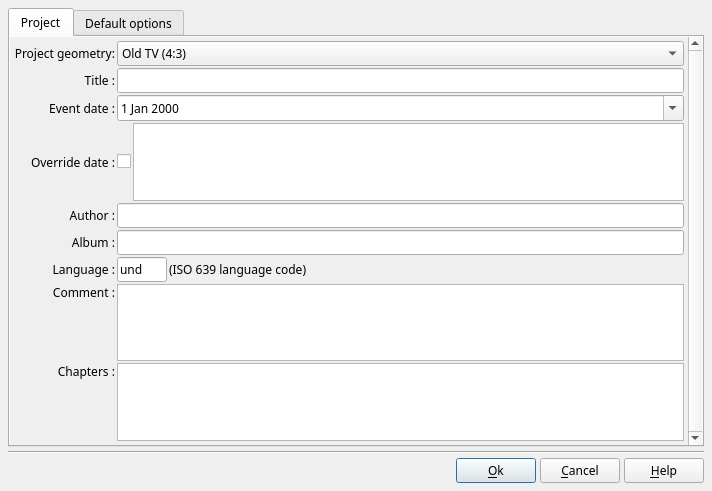
<?xml version="1.0" encoding="UTF-8"?>
<ui version="4.0">
 <class>DlgffDPjrProperties</class>
 <widget class="QDialog" name="DlgffDPjrProperties">
  <property name="geometry">
   <rect>
    <x>0</x>
    <y>0</y>
    <width>712</width>
    <height>491</height>
   </rect>
  </property>
  <property name="font">
   <font>
    <family>Sans Serif</family>
    <pointsize>9</pointsize>
   </font>
  </property>
  <property name="windowTitle">
   <string>Project properties</string>
  </property>
  <layout class="QVBoxLayout" name="verticalLayout">
   <property name="spacing">
    <number>4</number>
   </property>
   <property name="leftMargin">
    <number>8</number>
   </property>
   <property name="topMargin">
    <number>8</number>
   </property>
   <property name="rightMargin">
    <number>8</number>
   </property>
   <property name="bottomMargin">
    <number>8</number>
   </property>
   <item>
    <widget class="QTabWidget" name="tabWidget">
     <property name="minimumSize">
      <size>
       <width>400</width>
       <height>300</height>
      </size>
     </property>
     <property name="currentIndex">
      <number>0</number>
     </property>
     <widget class="QWidget" name="TabProject">
      <attribute name="title">
       <string>Project</string>
      </attribute>
      <layout class="QVBoxLayout" name="verticalLayout_2">
       <property name="spacing">
        <number>0</number>
       </property>
       <property name="leftMargin">
        <number>0</number>
       </property>
       <property name="topMargin">
        <number>0</number>
       </property>
       <property name="rightMargin">
        <number>0</number>
       </property>
       <property name="bottomMargin">
        <number>0</number>
       </property>
       <item>
        <widget class="QScrollArea" name="scrollArea">
         <property name="frameShape">
          <enum>QFrame::NoFrame</enum>
         </property>
         <property name="verticalScrollBarPolicy">
          <enum>Qt::ScrollBarAlwaysOn</enum>
         </property>
         <property name="widgetResizable">
          <bool>true</bool>
         </property>
         <widget class="QWidget" name="scrollAreaWidgetContents">
          <property name="geometry">
           <rect>
            <x>0</x>
            <y>0</y>
            <width>679</width>
            <height>413</height>
           </rect>
          </property>
          <layout class="QGridLayout" name="gridLayout_2">
           <property name="leftMargin">
            <number>4</number>
           </property>
           <property name="topMargin">
            <number>4</number>
           </property>
           <property name="rightMargin">
            <number>4</number>
           </property>
           <property name="bottomMargin">
            <number>4</number>
           </property>
           <property name="spacing">
            <number>2</number>
           </property>
           <item row="11" column="0">
            <widget class="QLabel" name="label_8">
             <property name="text">
              <string>Chapters :</string>
             </property>
             <property name="alignment">
              <set>Qt::AlignRight|Qt::AlignTop|Qt::AlignTrailing</set>
             </property>
            </widget>
           </item>
           <item row="1" column="0">
            <widget class="QLabel" name="label">
             <property name="text">
              <string>Title :</string>
             </property>
             <property name="alignment">
              <set>Qt::AlignRight|Qt::AlignTrailing|Qt::AlignVCenter</set>
             </property>
            </widget>
           </item>
           <item row="12" column="0">
            <spacer name="verticalSpacer">
             <property name="orientation">
              <enum>Qt::Vertical</enum>
             </property>
             <property name="sizeHint" stdset="0">
              <size>
               <width>20</width>
               <height>40</height>
              </size>
             </property>
            </spacer>
           </item>
           <item row="0" column="1">
            <widget class="QComboBox" name="GeometryCombo">
             <property name="toolTip">
              <string>This field allows you to select the geometry to be used for the project.
Note: This field is only editable when the dialog box is opened for creating a new project. Subsequently, it is not possible to change this value.</string>
             </property>
             <property name="currentIndex">
              <number>0</number>
             </property>
             <item>
              <property name="text">
               <string>Old TV (4:3)</string>
              </property>
             </item>
             <item>
              <property name="text">
               <string>TV Wide (16:9)</string>
              </property>
             </item>
             <item>
              <property name="text">
               <string>Cinema (2.35:1)</string>
              </property>
             </item>
            </widget>
           </item>
           <item row="10" column="0">
            <widget class="QLabel" name="label_5">
             <property name="text">
              <string>Comment :</string>
             </property>
             <property name="alignment">
              <set>Qt::AlignRight|Qt::AlignTop|Qt::AlignTrailing</set>
             </property>
            </widget>
           </item>
           <item row="7" column="0">
            <widget class="QLabel" name="label_3">
             <property name="text">
              <string>Album :</string>
             </property>
             <property name="alignment">
              <set>Qt::AlignRight|Qt::AlignTrailing|Qt::AlignVCenter</set>
             </property>
            </widget>
           </item>
           <item row="10" column="1">
            <widget class="QPlainTextEdit" name="CommentED">
             <property name="toolTip">
              <string>A free comment which can spread out on several lines.
Remark: numerous indexing systems or jukeboxes will read only the 1st line.</string>
             </property>
             <property name="lineWrapMode">
              <enum>QPlainTextEdit::NoWrap</enum>
             </property>
            </widget>
           </item>
           <item row="9" column="1">
            <layout class="QHBoxLayout" name="horizontalLayout_10">
             <property name="spacing">
              <number>2</number>
             </property>
             <property name="leftMargin">
              <number>0</number>
             </property>
             <property name="topMargin">
              <number>0</number>
             </property>
             <property name="rightMargin">
              <number>0</number>
             </property>
             <property name="bottomMargin">
              <number>0</number>
             </property>
             <item>
              <widget class="QLineEdit" name="LanguageED">
               <property name="sizePolicy">
                <sizepolicy hsizetype="Fixed" vsizetype="Fixed">
                 <horstretch>0</horstretch>
                 <verstretch>0</verstretch>
                </sizepolicy>
               </property>
               <property name="minimumSize">
                <size>
                 <width>50</width>
                 <height>0</height>
                </size>
               </property>
               <property name="maximumSize">
                <size>
                 <width>50</width>
                 <height>16777215</height>
                </size>
               </property>
               <property name="toolTip">
                <string>The language of the audio track (ISO 639 standard – 3 characters).</string>
               </property>
               <property name="text">
                <string>und</string>
               </property>
               <property name="maxLength">
                <number>3</number>
               </property>
              </widget>
             </item>
             <item>
              <widget class="QLabel" name="label_6">
               <property name="text">
                <string>(ISO 639 language code)</string>
               </property>
              </widget>
             </item>
            </layout>
           </item>
           <item row="2" column="0">
            <widget class="QLabel" name="label_14">
             <property name="text">
              <string>Event date :</string>
             </property>
             <property name="alignment">
              <set>Qt::AlignRight|Qt::AlignTrailing|Qt::AlignVCenter</set>
             </property>
            </widget>
           </item>
           <item row="7" column="1">
            <widget class="QLineEdit" name="AlbumED">
             <property name="toolTip">
              <string>The album of the project (If the id3v2 compatibility option is set in option dialog, this fields is limited to 30 characters).</string>
             </property>
             <property name="maxLength">
              <number>200</number>
             </property>
            </widget>
           </item>
           <item row="6" column="0">
            <widget class="QLabel" name="label_2">
             <property name="text">
              <string>Author :</string>
             </property>
             <property name="alignment">
              <set>Qt::AlignRight|Qt::AlignTrailing|Qt::AlignVCenter</set>
             </property>
            </widget>
           </item>
           <item row="1" column="1">
            <widget class="QLineEdit" name="TitleED">
             <property name="toolTip">
              <string>The title of the project (If the id3v2 compatibility option is set in option dialog, this fields is limited to 30 characters).</string>
             </property>
             <property name="maxLength">
              <number>200</number>
             </property>
            </widget>
           </item>
           <item row="11" column="1">
            <widget class="QTableWidget" name="ChapterTable">
             <property name="toolTip">
              <string>Chapters defined in the project are listed for consultation. To modify chapters use modify slide dialog.

The following fields appear:
-#: The chapter number
-Slide: Slide number in wich chapter is defined
-Title: Chapter title
-Start: Chapter start position
-End: Chapter end position
-Duration: Chapter duration

Remark: Video formats do not support all the chapters in the same way.</string>
             </property>
            </widget>
           </item>
           <item row="4" column="0">
            <widget class="QLabel" name="label_12">
             <property name="text">
              <string>Override date :</string>
             </property>
             <property name="alignment">
              <set>Qt::AlignRight|Qt::AlignTrailing|Qt::AlignVCenter</set>
             </property>
            </widget>
           </item>
           <item row="9" column="0">
            <widget class="QLabel" name="label_7">
             <property name="text">
              <string>Language :</string>
             </property>
             <property name="alignment">
              <set>Qt::AlignRight|Qt::AlignTrailing|Qt::AlignVCenter</set>
             </property>
            </widget>
           </item>
           <item row="6" column="1">
            <widget class="QLineEdit" name="AuthorED">
             <property name="toolTip">
              <string>The name of the author of the project (If the id3v2 compatibility option is set in option dialog, this fields is limited to 30 characters).
Remark: This field is often shown by indexing system and jukeboxes under the term Artist.</string>
             </property>
             <property name="maxLength">
              <number>200</number>
             </property>
            </widget>
           </item>
           <item row="0" column="0">
            <widget class="QLabel" name="label_18">
             <property name="text">
              <string>Project geometry:</string>
             </property>
             <property name="alignment">
              <set>Qt::AlignRight|Qt::AlignTrailing|Qt::AlignVCenter</set>
             </property>
             <property name="buddy">
              <cstring>GeometryCombo</cstring>
             </property>
            </widget>
           </item>
           <item row="2" column="1">
            <widget class="QDateEdit" name="DateEdit">
             <property name="toolTip">
              <string>The date of the event of the project</string>
             </property>
             <property name="calendarPopup">
              <bool>true</bool>
             </property>
            </widget>
           </item>
           <item row="4" column="1">
            <layout class="QHBoxLayout" name="horizontalLayout_5">
             <property name="spacing">
              <number>2</number>
             </property>
             <item>
              <widget class="QCheckBox" name="OverrideDateCB">
               <property name="toolTip">
                <string>Check this box to override the date and offer you to enter the date as a free text</string>
               </property>
               <property name="text">
                <string/>
               </property>
              </widget>
             </item>
             <item>
              <widget class="QPlainTextEdit" name="DateED">
               <property name="toolTip">
                <string>Enter here the date of the event of the project as a free text</string>
               </property>
              </widget>
             </item>
            </layout>
           </item>
          </layout>
         </widget>
        </widget>
       </item>
      </layout>
     </widget>
     <widget class="QWidget" name="TabOption">
      <attribute name="title">
       <string>Default options</string>
      </attribute>
      <layout class="QVBoxLayout" name="verticalLayout_3">
       <property name="spacing">
        <number>0</number>
       </property>
       <property name="leftMargin">
        <number>0</number>
       </property>
       <property name="topMargin">
        <number>0</number>
       </property>
       <property name="rightMargin">
        <number>0</number>
       </property>
       <property name="bottomMargin">
        <number>0</number>
       </property>
       <item>
        <widget class="QScrollArea" name="scrollArea_2">
         <property name="frameShape">
          <enum>QFrame::NoFrame</enum>
         </property>
         <property name="verticalScrollBarPolicy">
          <enum>Qt::ScrollBarAlwaysOn</enum>
         </property>
         <property name="widgetResizable">
          <bool>true</bool>
         </property>
         <widget class="QWidget" name="scrollAreaWidgetContents_2">
          <property name="geometry">
           <rect>
            <x>0</x>
            <y>0</y>
            <width>466</width>
            <height>226</height>
           </rect>
          </property>
          <layout class="QGridLayout" name="gridLayout">
           <property name="leftMargin">
            <number>4</number>
           </property>
           <property name="topMargin">
            <number>4</number>
           </property>
           <property name="rightMargin">
            <number>4</number>
           </property>
           <property name="bottomMargin">
            <number>4</number>
           </property>
           <property name="spacing">
            <number>2</number>
           </property>
           <item row="7" column="0">
            <spacer name="verticalSpacer_2">
             <property name="orientation">
              <enum>Qt::Vertical</enum>
             </property>
             <property name="sizeHint" stdset="0">
              <size>
               <width>20</width>
               <height>40</height>
              </size>
             </property>
            </spacer>
           </item>
           <item row="0" column="0" colspan="2">
            <widget class="QLabel" name="label_44">
             <property name="font">
              <font>
               <weight>75</weight>
               <bold>true</bold>
               <underline>true</underline>
              </font>
             </property>
             <property name="text">
              <string>Options for speed wave</string>
             </property>
             <property name="alignment">
              <set>Qt::AlignBottom|Qt::AlignLeading|Qt::AlignLeft</set>
             </property>
            </widget>
           </item>
           <item row="2" column="0">
            <widget class="QLabel" name="label_45">
             <property name="text">
              <string>Block animation:</string>
             </property>
             <property name="alignment">
              <set>Qt::AlignRight|Qt::AlignTrailing|Qt::AlignVCenter</set>
             </property>
             <property name="buddy">
              <cstring>TransitionSpeedWaveCB</cstring>
             </property>
            </widget>
           </item>
           <item row="1" column="0">
            <widget class="QLabel" name="label_17">
             <property name="text">
              <string>Transition:</string>
             </property>
             <property name="alignment">
              <set>Qt::AlignRight|Qt::AlignTrailing|Qt::AlignVCenter</set>
             </property>
             <property name="buddy">
              <cstring>TransitionSpeedWaveCB</cstring>
             </property>
            </widget>
           </item>
           <item row="3" column="0">
            <widget class="QLabel" name="label_46">
             <property name="text">
              <string>Image animation:</string>
             </property>
             <property name="alignment">
              <set>Qt::AlignRight|Qt::AlignTrailing|Qt::AlignVCenter</set>
             </property>
             <property name="buddy">
              <cstring>TransitionSpeedWaveCB</cstring>
             </property>
            </widget>
           </item>
           <item row="1" column="1">
            <layout class="QHBoxLayout" name="horizontalLayout_11">
             <property name="spacing">
              <number>2</number>
             </property>
             <item>
              <widget class="cCSpeedWaveComboBox" name="TransitionSpeedWaveCB">
               <property name="toolTip">
                <string>Defined default speed curve for transitions.
This option sets the value of the velocity curves for use whenever the corresponding options are set to &quot;Project Default&quot;.</string>
               </property>
               <property name="currentIndex">
                <number>-1</number>
               </property>
              </widget>
             </item>
             <item>
              <spacer name="horizontalSpacer_8">
               <property name="orientation">
                <enum>Qt::Horizontal</enum>
               </property>
               <property name="sizeHint" stdset="0">
                <size>
                 <width>0</width>
                 <height>20</height>
                </size>
               </property>
              </spacer>
             </item>
            </layout>
           </item>
           <item row="2" column="1">
            <layout class="QHBoxLayout" name="horizontalLayout_12">
             <property name="spacing">
              <number>2</number>
             </property>
             <item>
              <widget class="cCSpeedWaveComboBox" name="BlockSpeedWaveCB">
               <property name="toolTip">
                <string>Defined default speed curve for block animations.
This option sets the value of the velocity curves for use whenever the corresponding options are set to &quot;Project Default&quot;.</string>
               </property>
               <property name="currentIndex">
                <number>-1</number>
               </property>
              </widget>
             </item>
             <item>
              <spacer name="horizontalSpacer_9">
               <property name="orientation">
                <enum>Qt::Horizontal</enum>
               </property>
               <property name="sizeHint" stdset="0">
                <size>
                 <width>0</width>
                 <height>20</height>
                </size>
               </property>
              </spacer>
             </item>
            </layout>
           </item>
           <item row="3" column="1">
            <layout class="QHBoxLayout" name="horizontalLayout_14">
             <property name="spacing">
              <number>2</number>
             </property>
             <item>
              <widget class="cCSpeedWaveComboBox" name="ImageSpeedWaveCB">
               <property name="toolTip">
                <string>Defined default speed curve for image animations.
This option sets the value of the velocity curves for use whenever the corresponding options are set to &quot;Project Default&quot;.</string>
               </property>
               <property name="currentIndex">
                <number>-1</number>
               </property>
              </widget>
             </item>
             <item>
              <spacer name="horizontalSpacer_10">
               <property name="orientation">
                <enum>Qt::Horizontal</enum>
               </property>
               <property name="sizeHint" stdset="0">
                <size>
                 <width>0</width>
                 <height>20</height>
                </size>
               </property>
              </spacer>
             </item>
            </layout>
           </item>
           <item row="5" column="1">
            <layout class="QHBoxLayout" name="horizontalLayout_2">
             <property name="spacing">
              <number>2</number>
             </property>
             <item>
              <widget class="cThumbnailComboBox" name="ThumbCB">
               <property name="sizePolicy">
                <sizepolicy hsizetype="Fixed" vsizetype="Fixed">
                 <horstretch>0</horstretch>
                 <verstretch>0</verstretch>
                </sizepolicy>
               </property>
               <property name="minimumSize">
                <size>
                 <width>100</width>
                 <height>84</height>
                </size>
               </property>
               <property name="toolTip">
                <string>Defines the model use as default thumbnail</string>
               </property>
               <property name="iconSize">
                <size>
                 <width>60</width>
                 <height>100</height>
                </size>
               </property>
              </widget>
             </item>
             <item>
              <widget class="QWidget" name="ThumbButtons" native="true">
               <property name="sizePolicy">
                <sizepolicy hsizetype="Preferred" vsizetype="Fixed">
                 <horstretch>0</horstretch>
                 <verstretch>0</verstretch>
                </sizepolicy>
               </property>
               <property name="minimumSize">
                <size>
                 <width>0</width>
                 <height>56</height>
                </size>
               </property>
               <property name="maximumSize">
                <size>
                 <width>16777215</width>
                 <height>56</height>
                </size>
               </property>
               <property name="font">
                <font>
                 <pointsize>8</pointsize>
                </font>
               </property>
               <property name="styleSheet">
                <string notr="true">QToolButton {
	background-color: transparent;
	border: none; 
    font-size: 9px;
}
QToolButton:hover{ 
    border: 2px solid #8f8f91;
     border-radius: 6px;
     background-color: qlineargradient(x1: 0, y1: 0, x2: 0, y2: 1,
                                       stop: 0 #f6f7fa, stop: 1 #dadbde);
}
QToolButton:pressed {
    border: 2px solid #8f8f91;
     border-radius: 6px;
     background-color: qlineargradient(x1: 0, y1: 0, x2: 0, y2: 1,
                                       stop: 0 #f6f7fa, stop: 1 #dadbde);
 }
</string>
               </property>
               <layout class="QHBoxLayout" name="horizontalLayout_18">
                <property name="spacing">
                 <number>2</number>
                </property>
                <property name="leftMargin">
                 <number>0</number>
                </property>
                <property name="topMargin">
                 <number>0</number>
                </property>
                <property name="rightMargin">
                 <number>0</number>
                </property>
                <property name="bottomMargin">
                 <number>0</number>
                </property>
                <item>
                 <widget class="QToolButton" name="AdminEditThumbBT">
                  <property name="minimumSize">
                   <size>
                    <width>80</width>
                    <height>56</height>
                   </size>
                  </property>
                  <property name="maximumSize">
                   <size>
                    <width>56</width>
                    <height>56</height>
                   </size>
                  </property>
                  <property name="toolTip">
                   <string>Create a new model from this thumbnail or edit custom thumbnail</string>
                  </property>
                  <property name="text">
                   <string>Edit custom
thumbnail</string>
                  </property>
                  <property name="icon">
                   <iconset resource="../../../RSCffDiaporama.qrc">
                    <normaloff>:/img/action_edit.png</normaloff>:/img/action_edit.png</iconset>
                  </property>
                  <property name="iconSize">
                   <size>
                    <width>24</width>
                    <height>24</height>
                   </size>
                  </property>
                  <property name="toolButtonStyle">
                   <enum>Qt::ToolButtonTextUnderIcon</enum>
                  </property>
                 </widget>
                </item>
                <item>
                 <widget class="QToolButton" name="EditThumbBT">
                  <property name="sizePolicy">
                   <sizepolicy hsizetype="Fixed" vsizetype="Fixed">
                    <horstretch>0</horstretch>
                    <verstretch>0</verstretch>
                   </sizepolicy>
                  </property>
                  <property name="minimumSize">
                   <size>
                    <width>80</width>
                    <height>56</height>
                   </size>
                  </property>
                  <property name="maximumSize">
                   <size>
                    <width>56</width>
                    <height>56</height>
                   </size>
                  </property>
                  <property name="toolTip">
                   <string>Customize the thumbnail only for this project (without creating a new thumbnail model)</string>
                  </property>
                  <property name="text">
                   <string>Customize</string>
                  </property>
                  <property name="icon">
                   <iconset resource="../../../RSCffDiaporama.qrc">
                    <normaloff>:/img/action_edit.png</normaloff>:/img/action_edit.png</iconset>
                  </property>
                  <property name="iconSize">
                   <size>
                    <width>24</width>
                    <height>24</height>
                   </size>
                  </property>
                  <property name="toolButtonStyle">
                   <enum>Qt::ToolButtonTextUnderIcon</enum>
                  </property>
                 </widget>
                </item>
                <item>
                 <widget class="QToolButton" name="ExportThumbBT">
                  <property name="sizePolicy">
                   <sizepolicy hsizetype="Fixed" vsizetype="Fixed">
                    <horstretch>0</horstretch>
                    <verstretch>0</verstretch>
                   </sizepolicy>
                  </property>
                  <property name="minimumSize">
                   <size>
                    <width>80</width>
                    <height>56</height>
                   </size>
                  </property>
                  <property name="maximumSize">
                   <size>
                    <width>56</width>
                    <height>56</height>
                   </size>
                  </property>
                  <property name="toolTip">
                   <string>Expor thumbnail to a jpeg file</string>
                  </property>
                  <property name="text">
                   <string>Export
thumbnail</string>
                  </property>
                  <property name="icon">
                   <iconset resource="../../../RSCffDiaporama.qrc">
                    <normaloff>:/img/filesave.png</normaloff>:/img/filesave.png</iconset>
                  </property>
                  <property name="iconSize">
                   <size>
                    <width>24</width>
                    <height>24</height>
                   </size>
                  </property>
                  <property name="toolButtonStyle">
                   <enum>Qt::ToolButtonTextUnderIcon</enum>
                  </property>
                 </widget>
                </item>
                <item>
                 <spacer name="horizontalSpacer_6">
                  <property name="orientation">
                   <enum>Qt::Horizontal</enum>
                  </property>
                  <property name="sizeHint" stdset="0">
                   <size>
                    <width>40</width>
                    <height>20</height>
                   </size>
                  </property>
                 </spacer>
                </item>
               </layout>
              </widget>
             </item>
            </layout>
           </item>
           <item row="5" column="0">
            <widget class="QLabel" name="label_97">
             <property name="text">
              <string>Thumbnail :</string>
             </property>
             <property name="alignment">
              <set>Qt::AlignRight|Qt::AlignTrailing|Qt::AlignVCenter</set>
             </property>
            </widget>
           </item>
           <item row="4" column="0" colspan="2">
            <widget class="QLabel" name="label_47">
             <property name="minimumSize">
              <size>
               <width>0</width>
               <height>30</height>
              </size>
             </property>
             <property name="font">
              <font>
               <weight>75</weight>
               <bold>true</bold>
               <underline>true</underline>
              </font>
             </property>
             <property name="text">
              <string>
Options for joined ressources</string>
             </property>
             <property name="alignment">
              <set>Qt::AlignBottom|Qt::AlignLeading|Qt::AlignLeft</set>
             </property>
            </widget>
           </item>
          </layout>
         </widget>
        </widget>
       </item>
      </layout>
     </widget>
    </widget>
   </item>
   <item>
    <widget class="Line" name="line">
     <property name="orientation">
      <enum>Qt::Horizontal</enum>
     </property>
    </widget>
   </item>
   <item>
    <layout class="QHBoxLayout" name="horizontalLayout">
     <property name="spacing">
      <number>4</number>
     </property>
     <item>
      <spacer name="horizontalSpacer">
       <property name="orientation">
        <enum>Qt::Horizontal</enum>
       </property>
       <property name="sizeHint" stdset="0">
        <size>
         <width>40</width>
         <height>20</height>
        </size>
       </property>
      </spacer>
     </item>
     <item>
      <widget class="QPushButton" name="OkBt">
       <property name="toolTip">
        <string>Accept modification and exit dialog box</string>
       </property>
       <property name="text">
        <string>&amp;Ok</string>
       </property>
       <property name="icon">
        <iconset resource="../../../RSCffDiaporama.qrc">
         <normaloff>:/img/action_ok.png</normaloff>:/img/action_ok.png</iconset>
       </property>
      </widget>
     </item>
     <item>
      <widget class="QPushButton" name="CancelBt">
       <property name="toolTip">
        <string>Cancel modification and exit dialog box</string>
       </property>
       <property name="text">
        <string>&amp;Cancel</string>
       </property>
       <property name="icon">
        <iconset resource="../../../RSCffDiaporama.qrc">
         <normaloff>:/img/action_cancel.png</normaloff>:/img/action_cancel.png</iconset>
       </property>
      </widget>
     </item>
     <item>
      <widget class="QPushButton" name="HelpBt">
       <property name="toolTip">
        <string>Show help about this dialogue box</string>
       </property>
       <property name="text">
        <string>&amp;Help</string>
       </property>
       <property name="icon">
        <iconset resource="../../../RSCffDiaporama.qrc">
         <normaloff>:/img/help.png</normaloff>:/img/help.png</iconset>
       </property>
      </widget>
     </item>
    </layout>
   </item>
  </layout>
 </widget>
 <customwidgets>
  <customwidget>
   <class>cCSpeedWaveComboBox</class>
   <extends>QComboBox</extends>
   <header>../CustomCtrl/cCSpeedWaveComboBox.h</header>
  </customwidget>
  <customwidget>
   <class>cThumbnailComboBox</class>
   <extends>QComboBox</extends>
   <header>../CustomCtrl/cThumbnailComboBox.h</header>
  </customwidget>
 </customwidgets>
 <tabstops>
  <tabstop>tabWidget</tabstop>
  <tabstop>scrollArea</tabstop>
  <tabstop>GeometryCombo</tabstop>
  <tabstop>TitleED</tabstop>
  <tabstop>DateEdit</tabstop>
  <tabstop>DateED</tabstop>
  <tabstop>OverrideDateCB</tabstop>
  <tabstop>AuthorED</tabstop>
  <tabstop>AlbumED</tabstop>
  <tabstop>LanguageED</tabstop>
  <tabstop>CommentED</tabstop>
  <tabstop>ChapterTable</tabstop>
  <tabstop>scrollArea_2</tabstop>
  <tabstop>TransitionSpeedWaveCB</tabstop>
  <tabstop>BlockSpeedWaveCB</tabstop>
  <tabstop>ImageSpeedWaveCB</tabstop>
  <tabstop>ThumbCB</tabstop>
  <tabstop>AdminEditThumbBT</tabstop>
  <tabstop>EditThumbBT</tabstop>
  <tabstop>ExportThumbBT</tabstop>
  <tabstop>OkBt</tabstop>
  <tabstop>CancelBt</tabstop>
 </tabstops>
 <resources>
  <include location="../../../RSCffDiaporama.qrc"/>
 </resources>
 <connections/>
</ui>
